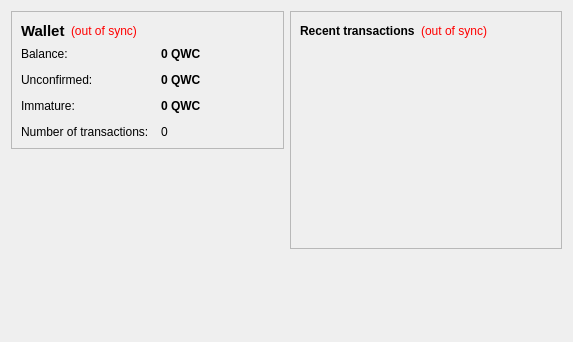
<?xml version="1.0" encoding="UTF-8"?>
<ui version="4.0">
 <class>OverviewPage</class>
 <widget class="QWidget" name="OverviewPage">
  <property name="geometry">
   <rect>
    <x>0</x>
    <y>0</y>
    <width>573</width>
    <height>342</height>
   </rect>
  </property>
  <property name="windowTitle">
   <string>Form</string>
  </property>
  <layout class="QHBoxLayout" name="horizontalLayout" stretch="1,1">
   <item>
    <layout class="QVBoxLayout" name="verticalLayout_2">
     <item>
      <widget class="QFrame" name="frame">
       <property name="frameShape">
        <enum>QFrame::StyledPanel</enum>
       </property>
       <property name="frameShadow">
        <enum>QFrame::Raised</enum>
       </property>
       <layout class="QVBoxLayout" name="verticalLayout_4">
        <item>
         <layout class="QHBoxLayout" name="horizontalLayout_4">
          <item>
           <widget class="QLabel" name="label_5">
            <property name="font">
             <font>
              <pointsize>11</pointsize>
              <weight>75</weight>
              <bold>true</bold>
             </font>
            </property>
            <property name="text">
             <string>Wallet</string>
            </property>
           </widget>
          </item>
          <item>
           <widget class="QLabel" name="labelWalletStatus">
            <property name="toolTip">
             <string>The displayed information may be out of date. Your wallet automatically synchronizes with the Quickcoin network after a connection is established, but this process has not completed yet.</string>
            </property>
            <property name="styleSheet">
             <string notr="true">QLabel { color: red; }</string>
            </property>
            <property name="text">
             <string notr="true">(out of sync)</string>
            </property>
            <property name="alignment">
             <set>Qt::AlignLeading|Qt::AlignLeft|Qt::AlignVCenter</set>
            </property>
           </widget>
          </item>
          <item>
           <spacer name="horizontalSpacer_2">
            <property name="orientation">
             <enum>Qt::Horizontal</enum>
            </property>
            <property name="sizeHint" stdset="0">
             <size>
              <width>40</width>
              <height>20</height>
             </size>
            </property>
           </spacer>
          </item>
         </layout>
        </item>
        <item>
         <layout class="QFormLayout" name="formLayout_2">
          <property name="fieldGrowthPolicy">
           <enum>QFormLayout::AllNonFixedFieldsGrow</enum>
          </property>
          <property name="horizontalSpacing">
           <number>12</number>
          </property>
          <property name="verticalSpacing">
           <number>12</number>
          </property>
          <item row="0" column="0">
           <widget class="QLabel" name="label">
            <property name="text">
             <string>Balance:</string>
            </property>
           </widget>
          </item>
          <item row="0" column="1">
           <widget class="QLabel" name="labelBalance">
            <property name="font">
             <font>
              <weight>75</weight>
              <bold>true</bold>
             </font>
            </property>
            <property name="cursor">
             <cursorShape>IBeamCursor</cursorShape>
            </property>
            <property name="toolTip">
             <string>Your current balance</string>
            </property>
            <property name="text">
             <string notr="true">0 QWC</string>
            </property>
            <property name="textInteractionFlags">
             <set>Qt::LinksAccessibleByMouse|Qt::TextSelectableByKeyboard|Qt::TextSelectableByMouse</set>
            </property>
           </widget>
          </item>
          <item row="1" column="0">
           <widget class="QLabel" name="label_3">
            <property name="text">
             <string>Unconfirmed:</string>
            </property>
           </widget>
          </item>
          <item row="1" column="1">
           <widget class="QLabel" name="labelUnconfirmed">
            <property name="font">
             <font>
              <weight>75</weight>
              <bold>true</bold>
             </font>
            </property>
            <property name="cursor">
             <cursorShape>IBeamCursor</cursorShape>
            </property>
            <property name="toolTip">
             <string>Total of transactions that have yet to be confirmed, and do not yet count toward the current balance</string>
            </property>
            <property name="text">
             <string notr="true">0 QWC</string>
            </property>
            <property name="textInteractionFlags">
             <set>Qt::LinksAccessibleByMouse|Qt::TextSelectableByKeyboard|Qt::TextSelectableByMouse</set>
            </property>
           </widget>
          </item>
          <item row="3" column="0">
           <widget class="QLabel" name="label_2">
            <property name="text">
             <string>Number of transactions:</string>
            </property>
           </widget>
          </item>
          <item row="3" column="1">
           <widget class="QLabel" name="labelNumTransactions">
            <property name="toolTip">
             <string>Total number of transactions in wallet</string>
            </property>
            <property name="text">
             <string notr="true">0</string>
            </property>
           </widget>
          </item>
          <item row="2" column="0">
           <widget class="QLabel" name="labelImmatureText">
            <property name="text">
             <string>Immature:</string>
            </property>
           </widget>
          </item>
          <item row="2" column="1">
           <widget class="QLabel" name="labelImmature">
            <property name="font">
             <font>
              <weight>75</weight>
              <bold>true</bold>
             </font>
            </property>
            <property name="toolTip">
             <string>Mined balance that has not yet matured</string>
            </property>
            <property name="text">
             <string notr="true">0 QWC</string>
            </property>
            <property name="textInteractionFlags">
             <set>Qt::LinksAccessibleByMouse|Qt::TextSelectableByKeyboard|Qt::TextSelectableByMouse</set>
            </property>
           </widget>
          </item>
         </layout>
        </item>
       </layout>
      </widget>
     </item>
     <item>
      <spacer name="verticalSpacer">
       <property name="orientation">
        <enum>Qt::Vertical</enum>
       </property>
       <property name="sizeHint" stdset="0">
        <size>
         <width>20</width>
         <height>40</height>
        </size>
       </property>
      </spacer>
     </item>
    </layout>
   </item>
   <item>
    <layout class="QVBoxLayout" name="verticalLayout_3">
     <item>
      <widget class="QFrame" name="frame_2">
       <property name="frameShape">
        <enum>QFrame::StyledPanel</enum>
       </property>
       <property name="frameShadow">
        <enum>QFrame::Raised</enum>
       </property>
       <layout class="QVBoxLayout" name="verticalLayout">
        <item>
         <layout class="QHBoxLayout" name="horizontalLayout_2">
          <item>
           <widget class="QLabel" name="label_4">
            <property name="text">
             <string>&lt;b&gt;Recent transactions&lt;/b&gt;</string>
            </property>
           </widget>
          </item>
          <item>
           <widget class="QLabel" name="labelTransactionsStatus">
            <property name="toolTip">
             <string>The displayed information may be out of date. Your wallet automatically synchronizes with the Quickcoin network after a connection is established, but this process has not completed yet.</string>
            </property>
            <property name="styleSheet">
             <string notr="true">QLabel { color: red; }</string>
            </property>
            <property name="text">
             <string notr="true">(out of sync)</string>
            </property>
            <property name="alignment">
             <set>Qt::AlignRight|Qt::AlignTrailing|Qt::AlignVCenter</set>
            </property>
           </widget>
          </item>
          <item>
           <spacer name="horizontalSpacer">
            <property name="orientation">
             <enum>Qt::Horizontal</enum>
            </property>
            <property name="sizeHint" stdset="0">
             <size>
              <width>40</width>
              <height>20</height>
             </size>
            </property>
           </spacer>
          </item>
         </layout>
        </item>
        <item>
         <widget class="QListView" name="listTransactions">
          <property name="styleSheet">
           <string notr="true">QListView { background: transparent; }</string>
          </property>
          <property name="frameShape">
           <enum>QFrame::NoFrame</enum>
          </property>
          <property name="verticalScrollBarPolicy">
           <enum>Qt::ScrollBarAlwaysOff</enum>
          </property>
          <property name="horizontalScrollBarPolicy">
           <enum>Qt::ScrollBarAlwaysOff</enum>
          </property>
          <property name="selectionMode">
           <enum>QAbstractItemView::NoSelection</enum>
          </property>
         </widget>
        </item>
       </layout>
      </widget>
     </item>
     <item>
      <spacer name="verticalSpacer_2">
       <property name="orientation">
        <enum>Qt::Vertical</enum>
       </property>
       <property name="sizeHint" stdset="0">
        <size>
         <width>20</width>
         <height>40</height>
        </size>
       </property>
      </spacer>
     </item>
    </layout>
   </item>
  </layout>
 </widget>
 <resources/>
 <connections/>
</ui>
